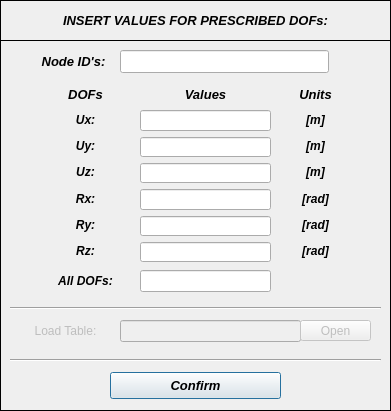
<?xml version="1.0" encoding="UTF-8"?>
<ui version="4.0">
 <class>Dialog</class>
 <widget class="QDialog" name="Dialog">
  <property name="windowModality">
   <enum>Qt::NonModal</enum>
  </property>
  <property name="geometry">
   <rect>
    <x>0</x>
    <y>0</y>
    <width>391</width>
    <height>411</height>
   </rect>
  </property>
  <property name="sizePolicy">
   <sizepolicy hsizetype="Fixed" vsizetype="Fixed">
    <horstretch>0</horstretch>
    <verstretch>0</verstretch>
   </sizepolicy>
  </property>
  <property name="minimumSize">
   <size>
    <width>391</width>
    <height>411</height>
   </size>
  </property>
  <property name="maximumSize">
   <size>
    <width>391</width>
    <height>411</height>
   </size>
  </property>
  <property name="contextMenuPolicy">
   <enum>Qt::DefaultContextMenu</enum>
  </property>
  <property name="windowTitle">
   <string> Set: Prescribed DOFs</string>
  </property>
  <property name="windowIcon">
   <iconset>
    <normaloff>../../../../../../Downloads/load - Copia.png</normaloff>../../../../../../Downloads/load - Copia.png</iconset>
  </property>
  <property name="whatsThis">
   <string/>
  </property>
  <widget class="QWidget" name="widget" native="true">
   <property name="geometry">
    <rect>
     <x>0</x>
     <y>0</y>
     <width>391</width>
     <height>411</height>
    </rect>
   </property>
   <property name="font">
    <font>
     <kerning>true</kerning>
    </font>
   </property>
   <widget class="QFrame" name="frame">
    <property name="geometry">
     <rect>
      <x>0</x>
      <y>0</y>
      <width>391</width>
      <height>41</height>
     </rect>
    </property>
    <property name="frameShape">
     <enum>QFrame::Box</enum>
    </property>
    <property name="frameShadow">
     <enum>QFrame::Plain</enum>
    </property>
    <property name="lineWidth">
     <number>1</number>
    </property>
    <widget class="QLabel" name="label">
     <property name="geometry">
      <rect>
       <x>10</x>
       <y>12</y>
       <width>371</width>
       <height>16</height>
      </rect>
     </property>
     <property name="font">
      <font>
       <family>Arial</family>
       <pointsize>10</pointsize>
       <weight>75</weight>
       <italic>true</italic>
       <bold>true</bold>
      </font>
     </property>
     <property name="text">
      <string>INSERT VALUES FOR PRESCRIBED DOFs:</string>
     </property>
     <property name="textFormat">
      <enum>Qt::AutoText</enum>
     </property>
     <property name="alignment">
      <set>Qt::AlignCenter</set>
     </property>
    </widget>
   </widget>
   <widget class="QFrame" name="frame_2">
    <property name="geometry">
     <rect>
      <x>0</x>
      <y>40</y>
      <width>391</width>
      <height>371</height>
     </rect>
    </property>
    <property name="frameShape">
     <enum>QFrame::Box</enum>
    </property>
    <property name="frameShadow">
     <enum>QFrame::Plain</enum>
    </property>
    <widget class="QWidget" name="verticalLayoutWidget">
     <property name="geometry">
      <rect>
       <x>34</x>
       <y>10</y>
       <width>79</width>
       <height>23</height>
      </rect>
     </property>
     <layout class="QVBoxLayout" name="verticalLayout">
      <item>
       <widget class="QLabel" name="label_2">
        <property name="font">
         <font>
          <family>Arial</family>
          <pointsize>10</pointsize>
          <weight>75</weight>
          <italic>true</italic>
          <bold>true</bold>
         </font>
        </property>
        <property name="text">
         <string>Node ID's:</string>
        </property>
        <property name="alignment">
         <set>Qt::AlignCenter</set>
        </property>
       </widget>
      </item>
     </layout>
    </widget>
    <widget class="QWidget" name="verticalLayoutWidget_2">
     <property name="geometry">
      <rect>
       <x>120</x>
       <y>10</y>
       <width>209</width>
       <height>24</height>
      </rect>
     </property>
     <layout class="QVBoxLayout" name="verticalLayout_2">
      <item>
       <widget class="QLineEdit" name="lineEdit_nodeID">
        <property name="font">
         <font>
          <family>Arial</family>
          <pointsize>10</pointsize>
          <weight>75</weight>
          <italic>true</italic>
          <bold>true</bold>
         </font>
        </property>
        <property name="focusPolicy">
         <enum>Qt::ClickFocus</enum>
        </property>
        <property name="alignment">
         <set>Qt::AlignCenter</set>
        </property>
       </widget>
      </item>
     </layout>
    </widget>
    <widget class="QWidget" name="verticalLayoutWidget_3">
     <property name="geometry">
      <rect>
       <x>40</x>
       <y>44</y>
       <width>91</width>
       <height>21</height>
      </rect>
     </property>
     <layout class="QVBoxLayout" name="verticalLayout_3">
      <item>
       <widget class="QLabel" name="label_3">
        <property name="font">
         <font>
          <family>Arial</family>
          <pointsize>10</pointsize>
          <weight>75</weight>
          <italic>true</italic>
          <bold>true</bold>
         </font>
        </property>
        <property name="text">
         <string>DOFs</string>
        </property>
        <property name="alignment">
         <set>Qt::AlignCenter</set>
        </property>
       </widget>
      </item>
     </layout>
    </widget>
    <widget class="QWidget" name="verticalLayoutWidget_4">
     <property name="geometry">
      <rect>
       <x>140</x>
       <y>44</y>
       <width>131</width>
       <height>21</height>
      </rect>
     </property>
     <layout class="QVBoxLayout" name="verticalLayout_4">
      <item>
       <widget class="QLabel" name="label_4">
        <property name="font">
         <font>
          <family>Arial</family>
          <pointsize>10</pointsize>
          <weight>75</weight>
          <italic>true</italic>
          <bold>true</bold>
         </font>
        </property>
        <property name="text">
         <string>Values</string>
        </property>
        <property name="alignment">
         <set>Qt::AlignCenter</set>
        </property>
       </widget>
      </item>
     </layout>
    </widget>
    <widget class="QWidget" name="verticalLayoutWidget_5">
     <property name="geometry">
      <rect>
       <x>280</x>
       <y>44</y>
       <width>71</width>
       <height>21</height>
      </rect>
     </property>
     <layout class="QVBoxLayout" name="verticalLayout_5">
      <item>
       <widget class="QLabel" name="label_5">
        <property name="font">
         <font>
          <family>Arial</family>
          <pointsize>10</pointsize>
          <weight>75</weight>
          <italic>true</italic>
          <bold>true</bold>
         </font>
        </property>
        <property name="text">
         <string>Units</string>
        </property>
        <property name="alignment">
         <set>Qt::AlignCenter</set>
        </property>
       </widget>
      </item>
     </layout>
    </widget>
    <widget class="QWidget" name="verticalLayoutWidget_6">
     <property name="geometry">
      <rect>
       <x>40</x>
       <y>70</y>
       <width>91</width>
       <height>151</height>
      </rect>
     </property>
     <layout class="QVBoxLayout" name="verticalLayout_6">
      <item>
       <widget class="QLabel" name="label_6">
        <property name="font">
         <font>
          <family>Arial</family>
          <weight>75</weight>
          <italic>true</italic>
          <bold>true</bold>
         </font>
        </property>
        <property name="text">
         <string>Ux:</string>
        </property>
        <property name="alignment">
         <set>Qt::AlignCenter</set>
        </property>
       </widget>
      </item>
      <item>
       <widget class="QLabel" name="label_7">
        <property name="font">
         <font>
          <family>Arial</family>
          <weight>75</weight>
          <italic>true</italic>
          <bold>true</bold>
         </font>
        </property>
        <property name="text">
         <string>Uy:</string>
        </property>
        <property name="alignment">
         <set>Qt::AlignCenter</set>
        </property>
       </widget>
      </item>
      <item>
       <widget class="QLabel" name="label_8">
        <property name="font">
         <font>
          <family>Arial</family>
          <weight>75</weight>
          <italic>true</italic>
          <bold>true</bold>
         </font>
        </property>
        <property name="text">
         <string>Uz:</string>
        </property>
        <property name="alignment">
         <set>Qt::AlignCenter</set>
        </property>
       </widget>
      </item>
      <item>
       <widget class="QLabel" name="label_10">
        <property name="font">
         <font>
          <family>Arial</family>
          <weight>75</weight>
          <italic>true</italic>
          <bold>true</bold>
         </font>
        </property>
        <property name="text">
         <string>Rx:</string>
        </property>
        <property name="alignment">
         <set>Qt::AlignCenter</set>
        </property>
       </widget>
      </item>
      <item>
       <widget class="QLabel" name="label_11">
        <property name="font">
         <font>
          <family>Arial</family>
          <weight>75</weight>
          <italic>true</italic>
          <bold>true</bold>
         </font>
        </property>
        <property name="text">
         <string>Ry:</string>
        </property>
        <property name="alignment">
         <set>Qt::AlignCenter</set>
        </property>
       </widget>
      </item>
      <item>
       <widget class="QLabel" name="label_9">
        <property name="font">
         <font>
          <family>Arial</family>
          <weight>75</weight>
          <italic>true</italic>
          <bold>true</bold>
         </font>
        </property>
        <property name="text">
         <string>Rz:</string>
        </property>
        <property name="alignment">
         <set>Qt::AlignCenter</set>
        </property>
       </widget>
      </item>
     </layout>
    </widget>
    <widget class="QWidget" name="verticalLayoutWidget_7">
     <property name="geometry">
      <rect>
       <x>140</x>
       <y>70</y>
       <width>131</width>
       <height>152</height>
      </rect>
     </property>
     <layout class="QVBoxLayout" name="verticalLayout_7">
      <item>
       <widget class="QLineEdit" name="lineEdit_ux">
        <property name="font">
         <font>
          <family>Arial</family>
          <weight>75</weight>
          <italic>true</italic>
          <bold>true</bold>
         </font>
        </property>
        <property name="alignment">
         <set>Qt::AlignCenter</set>
        </property>
       </widget>
      </item>
      <item>
       <widget class="QLineEdit" name="lineEdit_uy">
        <property name="font">
         <font>
          <family>Arial</family>
          <weight>75</weight>
          <italic>true</italic>
          <bold>true</bold>
         </font>
        </property>
        <property name="alignment">
         <set>Qt::AlignCenter</set>
        </property>
       </widget>
      </item>
      <item>
       <widget class="QLineEdit" name="lineEdit_uz">
        <property name="font">
         <font>
          <family>Arial</family>
          <weight>75</weight>
          <italic>true</italic>
          <bold>true</bold>
         </font>
        </property>
        <property name="alignment">
         <set>Qt::AlignCenter</set>
        </property>
       </widget>
      </item>
      <item>
       <widget class="QLineEdit" name="lineEdit_rx">
        <property name="font">
         <font>
          <family>Arial</family>
          <weight>75</weight>
          <italic>true</italic>
          <bold>true</bold>
         </font>
        </property>
        <property name="alignment">
         <set>Qt::AlignCenter</set>
        </property>
       </widget>
      </item>
      <item>
       <widget class="QLineEdit" name="lineEdit_ry">
        <property name="font">
         <font>
          <family>Arial</family>
          <weight>75</weight>
          <italic>true</italic>
          <bold>true</bold>
         </font>
        </property>
        <property name="alignment">
         <set>Qt::AlignCenter</set>
        </property>
       </widget>
      </item>
      <item>
       <widget class="QLineEdit" name="lineEdit_rz">
        <property name="font">
         <font>
          <family>Arial</family>
          <weight>75</weight>
          <italic>true</italic>
          <bold>true</bold>
         </font>
        </property>
        <property name="alignment">
         <set>Qt::AlignCenter</set>
        </property>
       </widget>
      </item>
     </layout>
    </widget>
    <widget class="QWidget" name="verticalLayoutWidget_8">
     <property name="geometry">
      <rect>
       <x>280</x>
       <y>70</y>
       <width>71</width>
       <height>151</height>
      </rect>
     </property>
     <layout class="QVBoxLayout" name="verticalLayout_8">
      <item>
       <widget class="QLabel" name="label_13">
        <property name="font">
         <font>
          <family>Arial</family>
          <weight>75</weight>
          <italic>true</italic>
          <bold>true</bold>
         </font>
        </property>
        <property name="text">
         <string>[m]</string>
        </property>
        <property name="alignment">
         <set>Qt::AlignCenter</set>
        </property>
       </widget>
      </item>
      <item>
       <widget class="QLabel" name="label_14">
        <property name="font">
         <font>
          <family>Arial</family>
          <weight>75</weight>
          <italic>true</italic>
          <bold>true</bold>
         </font>
        </property>
        <property name="text">
         <string>[m]</string>
        </property>
        <property name="alignment">
         <set>Qt::AlignCenter</set>
        </property>
       </widget>
      </item>
      <item>
       <widget class="QLabel" name="label_15">
        <property name="font">
         <font>
          <family>Arial</family>
          <weight>75</weight>
          <italic>true</italic>
          <bold>true</bold>
         </font>
        </property>
        <property name="text">
         <string>[m]</string>
        </property>
        <property name="alignment">
         <set>Qt::AlignCenter</set>
        </property>
       </widget>
      </item>
      <item>
       <widget class="QLabel" name="label_16">
        <property name="font">
         <font>
          <family>Arial</family>
          <weight>75</weight>
          <italic>true</italic>
          <bold>true</bold>
         </font>
        </property>
        <property name="text">
         <string>[rad]</string>
        </property>
        <property name="alignment">
         <set>Qt::AlignCenter</set>
        </property>
       </widget>
      </item>
      <item>
       <widget class="QLabel" name="label_17">
        <property name="font">
         <font>
          <family>Arial</family>
          <weight>75</weight>
          <italic>true</italic>
          <bold>true</bold>
         </font>
        </property>
        <property name="text">
         <string>[rad]</string>
        </property>
        <property name="alignment">
         <set>Qt::AlignCenter</set>
        </property>
       </widget>
      </item>
      <item>
       <widget class="QLabel" name="label_12">
        <property name="font">
         <font>
          <family>Arial</family>
          <weight>75</weight>
          <italic>true</italic>
          <bold>true</bold>
         </font>
        </property>
        <property name="text">
         <string>[rad]</string>
        </property>
        <property name="alignment">
         <set>Qt::AlignCenter</set>
        </property>
       </widget>
      </item>
     </layout>
    </widget>
    <widget class="QWidget" name="verticalLayoutWidget_9">
     <property name="geometry">
      <rect>
       <x>40</x>
       <y>230</y>
       <width>91</width>
       <height>21</height>
      </rect>
     </property>
     <layout class="QVBoxLayout" name="verticalLayout_9">
      <item>
       <widget class="QLabel" name="label_18">
        <property name="font">
         <font>
          <family>Arial</family>
          <weight>75</weight>
          <italic>true</italic>
          <bold>true</bold>
         </font>
        </property>
        <property name="text">
         <string>All DOFs:</string>
        </property>
        <property name="alignment">
         <set>Qt::AlignCenter</set>
        </property>
       </widget>
      </item>
     </layout>
    </widget>
    <widget class="QWidget" name="verticalLayoutWidget_10">
     <property name="geometry">
      <rect>
       <x>140</x>
       <y>230</y>
       <width>131</width>
       <height>22</height>
      </rect>
     </property>
     <layout class="QVBoxLayout" name="verticalLayout_10">
      <item>
       <widget class="QLineEdit" name="lineEdit_all">
        <property name="font">
         <font>
          <family>Arial</family>
          <weight>75</weight>
          <italic>true</italic>
          <bold>true</bold>
         </font>
        </property>
        <property name="alignment">
         <set>Qt::AlignCenter</set>
        </property>
       </widget>
      </item>
     </layout>
    </widget>
    <widget class="Line" name="line">
     <property name="geometry">
      <rect>
       <x>10</x>
       <y>260</y>
       <width>371</width>
       <height>16</height>
      </rect>
     </property>
     <property name="orientation">
      <enum>Qt::Horizontal</enum>
     </property>
    </widget>
    <widget class="QWidget" name="verticalLayoutWidget_11">
     <property name="geometry">
      <rect>
       <x>20</x>
       <y>280</y>
       <width>91</width>
       <height>21</height>
      </rect>
     </property>
     <layout class="QVBoxLayout" name="verticalLayout_11">
      <item>
       <widget class="QLabel" name="label_19">
        <property name="enabled">
         <bool>false</bool>
        </property>
        <property name="text">
         <string>Load Table:</string>
        </property>
        <property name="alignment">
         <set>Qt::AlignCenter</set>
        </property>
       </widget>
      </item>
     </layout>
    </widget>
    <widget class="QWidget" name="verticalLayoutWidget_12">
     <property name="geometry">
      <rect>
       <x>120</x>
       <y>280</y>
       <width>181</width>
       <height>22</height>
      </rect>
     </property>
     <layout class="QVBoxLayout" name="verticalLayout_12">
      <item>
       <widget class="QLineEdit" name="lineEdit_9">
        <property name="enabled">
         <bool>false</bool>
        </property>
       </widget>
      </item>
     </layout>
    </widget>
    <widget class="QWidget" name="verticalLayoutWidget_13">
     <property name="geometry">
      <rect>
       <x>300</x>
       <y>280</y>
       <width>71</width>
       <height>21</height>
      </rect>
     </property>
     <layout class="QVBoxLayout" name="verticalLayout_13">
      <item>
       <widget class="QToolButton" name="toolButton">
        <property name="enabled">
         <bool>false</bool>
        </property>
        <property name="sizePolicy">
         <sizepolicy hsizetype="Expanding" vsizetype="Fixed">
          <horstretch>0</horstretch>
          <verstretch>0</verstretch>
         </sizepolicy>
        </property>
        <property name="text">
         <string>Open</string>
        </property>
        <property name="autoRaise">
         <bool>false</bool>
        </property>
        <property name="arrowType">
         <enum>Qt::NoArrow</enum>
        </property>
       </widget>
      </item>
     </layout>
    </widget>
    <widget class="QPushButton" name="pushButton_confirm">
     <property name="geometry">
      <rect>
       <x>110</x>
       <y>332</y>
       <width>171</width>
       <height>27</height>
      </rect>
     </property>
     <property name="font">
      <font>
       <family>Arial</family>
       <pointsize>10</pointsize>
       <weight>75</weight>
       <italic>true</italic>
       <bold>true</bold>
      </font>
     </property>
     <property name="text">
      <string>Confirm</string>
     </property>
    </widget>
    <widget class="Line" name="line_2">
     <property name="geometry">
      <rect>
       <x>10</x>
       <y>310</y>
       <width>371</width>
       <height>20</height>
      </rect>
     </property>
     <property name="orientation">
      <enum>Qt::Horizontal</enum>
     </property>
    </widget>
   </widget>
  </widget>
 </widget>
 <resources/>
 <connections/>
</ui>
